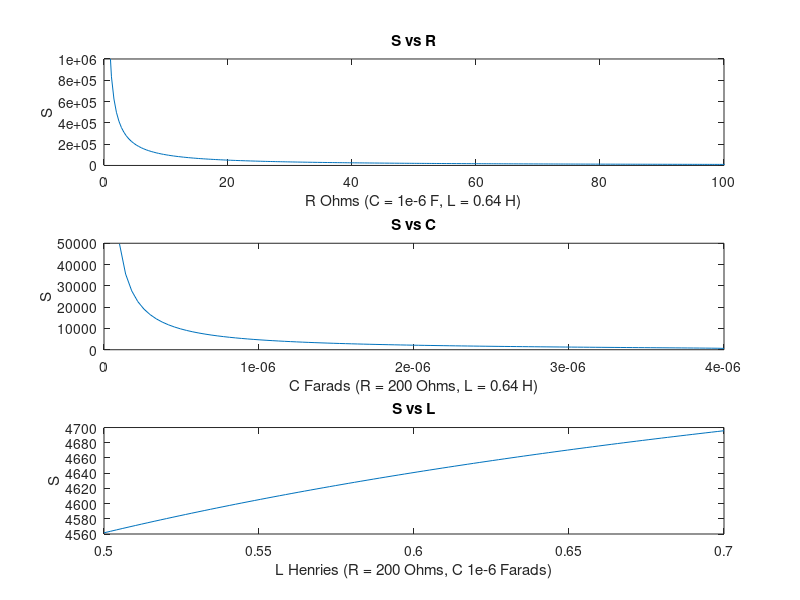
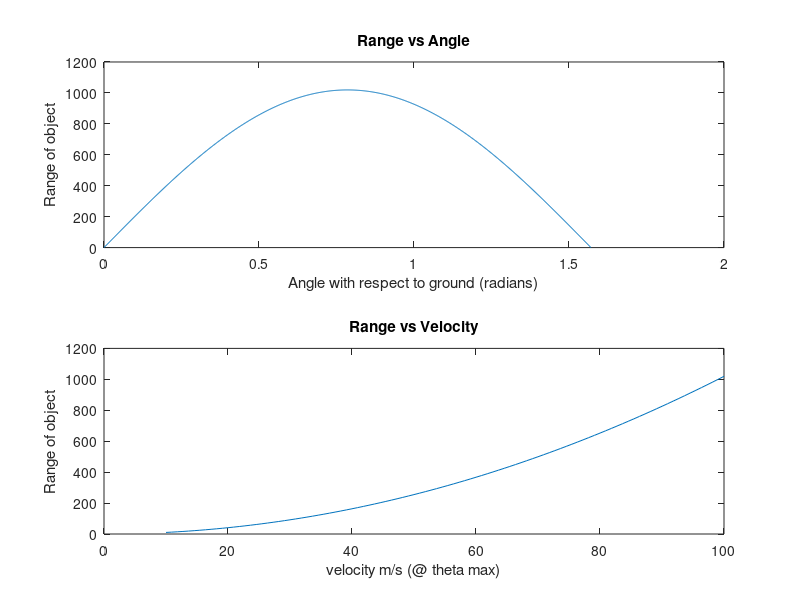
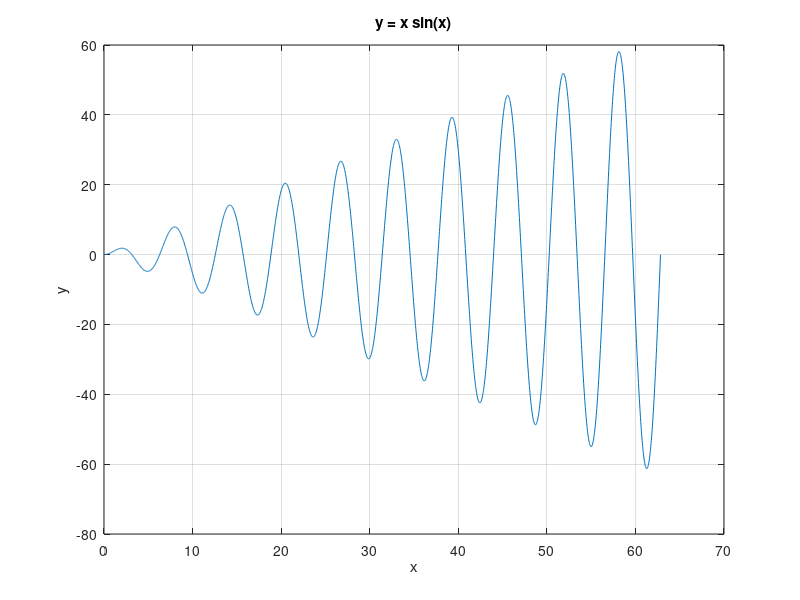
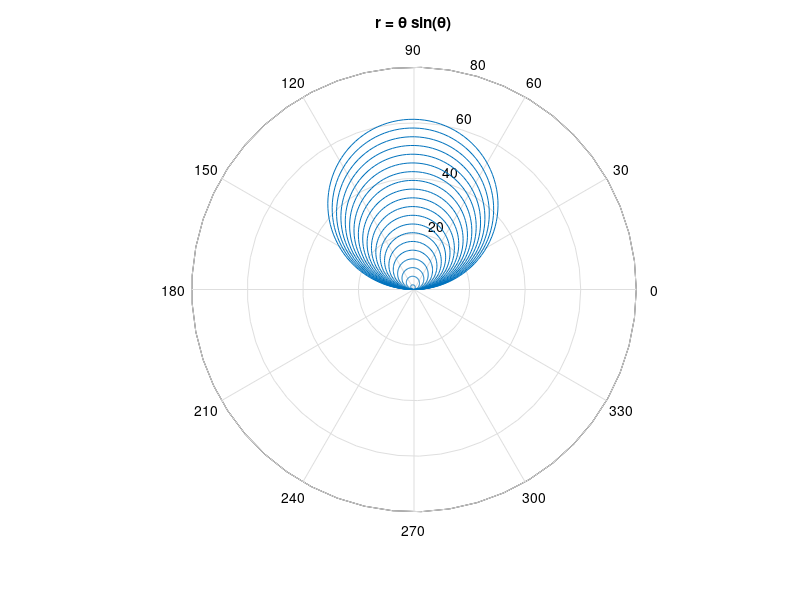

These charts were generated, in order, by the following MATLAB code: (Note: this script raises an error after producing the figures.)
%% Week 1 Homework for CMPSC200

%% 2. Response parameter s of parallel circuit
% a.

clear all; clc;

R = 200;
C = 1e-6;
L = 0.64;

S = (1/(2*R*C)) + sqrt((1/(2*R*C))^2 - (1/(L*C)));
% b.

r = linspace(0,400,1000);
s = (2*r*C).^-1 + sqrt(((2*r*C)).^-2 - (1/(L*C)));

% naming the figure window
figure('name', 'Response parameter of parallel circuit');
subplot(3,1,1);
plot(r,s);
axis([0 100 0 1e6]);
xlabel('R Ohms (C = 1e-6 F, L = 0.64 H)');
ylabel('S');
title('S vs R');

% c.

c = linspace(0.1e-6, 4e-6);
s = (2*R*c).^-1 + sqrt(((2*R*c)).^-2 - (L*c).^-1);

subplot(3,1,2);
plot(c,s);
xlabel('C Farads (R = 200 Ohms, L = 0.64 H)');
ylabel('S');
title('S vs C');

% d.

l = linspace(0.5,0.7);
s = (2*R*C).^-1 + sqrt(((2*R*C)).^-2 - (l*C).^-1);

subplot(3,1,3);
plot(l,s);
xlabel('L Henries (R = 200 Ohms, C 1e-6 Farads)');
ylabel('S');
title('S vs L');

%% 3. Range of projectile
% clf clears the figure
% hold on holds the figure in order to have multiplots
% sub plot (rows, column, plot number)
% a.

clear R;
g = 9.81;
v = 100;
x = linspace(0,pi/2,1000);

R = ((v.^2)/g)*sin(2*x);

figure(4);
subplot(2,1,1);
plot(x,R);
xlabel('Angle with respect to ground (radians)');
ylabel('Range of object');
title('Range vs Angle');

% we find the maximum value of the range and the angle for which it occurs
[maxRange index] = max(R);
maxTheta = x(index);

% b.

v = linspace(10,100);
R = ((v.^2)/g)*sin(2*maxTheta);


subplot(2,1,2);
plot(v,R);
xlabel('velocity m/s (@ theta max)');
ylabel('Range of object');
title('Range vs Velocity');
% The projectile range increases with the square of velocity (parabola
% shaped)

%% 4. Testing plot types

x = linspace(0,20*pi,2000);
y = x.*sin(x);
z = x.*cos(x);

% a.
figure(6);
plot(x,y);
grid on;
xlabel('x'); ylabel('y'); title('y = x sin(x)');

% b.
figure(7);
polar(x,y);
xlabel('\theta'); ylabel('r'); title('r = \theta sin(\theta)');

% c.
figure(8);
plot3(x,y,z);
grid on;
xlabel('x'); ylabel('x sin(x)'); zlabel('x cos(x)'); title('It''s a tornado!');

%% 5. Use Lagrangian multiplier to minimize the cost function under an area constraint

% a. Analytic solution

gamma = sqrt((70*(7.5*pi+35)+0.5*pi*35^2)/2000);
R_min = 35/gamma;
L_min = (7.5*pi+35)/gamma;
A_const = 2*R_min*L_min + 0.5*pi*R_min^2;
C_min = 2*(L_min+R_min)*35 + pi*R_min*50;

% b.

% use mesh or surf to plot 3d surfaces
clear C A R L;
[R, L] = meshgrid(0:1:50);
C = 2.*(L+R).*35 + pi.*R.*50;
A = 2.*R.*L + 0.5.*pi.*R.^2;
figure(9);

% plot the cost function
surf(R,L,C,'EdgeColor','none','FaceAlpha',0.4);
colormap(jet);
freezeColors;
xlabel('R'); ylabel('L'); zlabel('Cost'); title('Area and Cost');
grid on; hold on;
% plot the area function
surf(R,L,A,'EdgeColor','none','FaceAlpha',0.6); hold on;
colormap(parula(5));

% plot the area constraint
v = [500 1000 1500 2000 2500 3000];
contour(R,L,A,v); hold on;
[Con Hand] = contour3(R,L,A,[2000 2000],'g','LineWidth',5); hold on;
clabel(Con, Hand);

% get contour data using contourdata function
clear C R L;
s = contourdata(Con);
R = s.xdata;
L = s.ydata;

% re define the cost under the given constraint
C = 2.*(L+R).*35 + pi.*R.*50;

% finally we plot the  cost under the are constraint
plot3(R,L,C,'m','LineWidth',5);
[C_min2 index] = min(C);
L_min2 = L(index);
R_min2 = R(index);

%% 6. Fourier Series

clear x y;
x = linspace(-2*pi,2*pi,500);
f = sign(x);
figure(10);
plot(x,f,'k');
axis([-pi pi -1.5 1.5]); xlabel('x'); ylabel('y'); title('Fourier series approximation');
grid on; hold on;

A = 4/pi;
f2 = @(x) A*(sin(x)/1 + sin(3.*x)/3);
f4 = @(x) A*(sin(x)/1 + sin(3.*x)/3 + sin(5.*x)/5 + sin(7.*x)/7);
f8 = @(x) A*(sin(x)/1 + sin(3.*x)/3 + sin(5.*x)/5 + sin(7.*x)/7 + ...
    sin(9.*x)/9 + sin(11.*x)/11 + sin(13.*x)/13 + sin(15.*x)/15);

plot(x,f2(x),'r');
plot(x,f4(x),'g');
plot(x,f8(x),'m');
legend('f(x)','f2(x)','f4(x)','f8(x)');

%% 7. Small angle approximation

clear x;
x = linspace(0,1);
error = (sin(x) - x)./sin(x);
threshold = -0.05.*ones(1,100);

figure(11);
% ginput -> graphical input from mouse
% or use data cursor
plot(x,error); grid on; hold on;
plot(x,threshold,'r'); hold on;
xlabel('x'); ylabel('Error(x)'); title('Small angle approximation');

%% 8. Structural vibrations (beats)

clear f1 f2;
f1 = 3; f2 = 5;
amp = (1/(f1^2 - f2^2));
t = linspace(0,20,1000);
beat = @(t) (amp.*(cos(f2.*t) - cos(f1.*t)));

% a.
figure(12);

% 1000 points
subplot(3,1,1);
plot(t,beat(t)); grid on; hold on;
xlabel('t'); ylabel('y'); title('1000 pts');

% deomonstrate a beat frequency can be obtained by a carrier and envelope.
% the envelope takes the average freqeuncy while the beat frequency takes
% the difference of the two frequencies.
plot(t, 2*amp.*cos(((f1 + f2)/2).*t),'c'); hold on;
plot(t,2*amp.*cos(((f2 - f1)/2).*t),'m');

% 100 points
t = linspace(0,20,100);
subplot(3,1,2);
plot(t,beat(t)); grid on; hold on;
xlabel('t'); ylabel('y'); title('100 pts');

% 10 points
t = linspace(0,20,10);
subplot(3,1,3);
plot(t,beat(t),'o'); grid on; hold on;
plot(t,beat(t)); hold on;
% uncomment lines below to see aliasing
t = linspace(0,20,100);
plot(t,beat(t));
xlabel('t'); ylabel('y'); title('10 pts (aliasing)');

% b. aliased signal due to undersampling
% see Nyquist-Shannon sampling theorem
% B = max(f1,f2)/2*pi
% Then the sampling points should be spaced no more than 1/(2B) apart